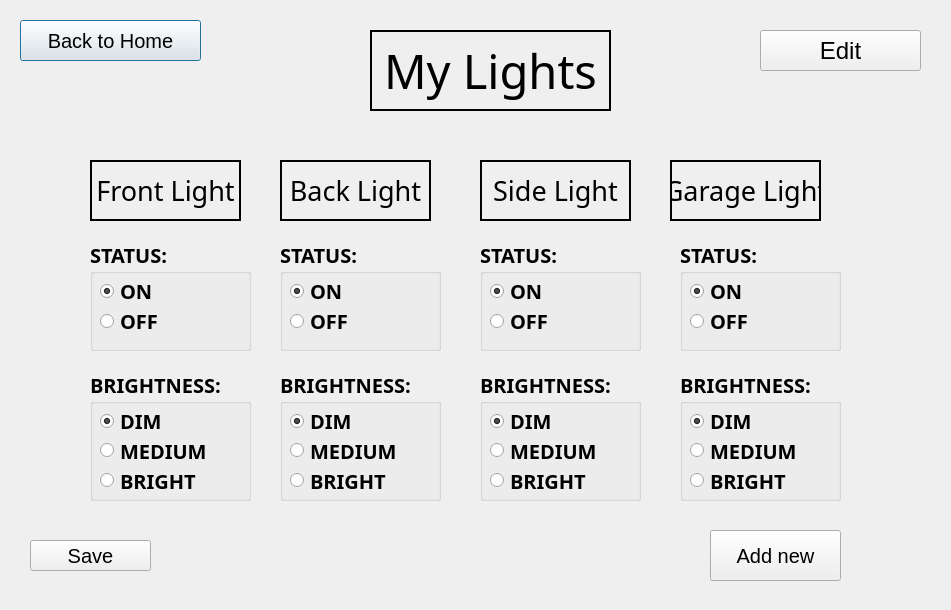
<?xml version="1.0" encoding="UTF-8"?>
<ui version="4.0">
 <class>LightsDialog</class>
 <widget class="QDialog" name="LightsDialog">
  <property name="geometry">
   <rect>
    <x>0</x>
    <y>0</y>
    <width>951</width>
    <height>610</height>
   </rect>
  </property>
  <property name="windowTitle">
   <string>Dialog</string>
  </property>
  <widget class="QGroupBox" name="groupBox_5">
   <property name="geometry">
    <rect>
     <x>280</x>
     <y>240</y>
     <width>161</width>
     <height>111</height>
    </rect>
   </property>
   <property name="font">
    <font>
     <family>Perpetua</family>
     <pointsize>15</pointsize>
     <bold>true</bold>
    </font>
   </property>
   <property name="title">
    <string>STATUS:</string>
   </property>
   <widget class="QRadioButton" name="BackL_ON">
    <property name="geometry">
     <rect>
      <x>10</x>
      <y>40</y>
      <width>91</width>
      <height>22</height>
     </rect>
    </property>
    <property name="text">
     <string>ON</string>
    </property>
    <property name="checked">
     <bool>true</bool>
    </property>
   </widget>
   <widget class="QRadioButton" name="BackL_OFF">
    <property name="geometry">
     <rect>
      <x>10</x>
      <y>70</y>
      <width>91</width>
      <height>22</height>
     </rect>
    </property>
    <property name="text">
     <string>OFF</string>
    </property>
   </widget>
  </widget>
  <widget class="QLabel" name="label">
   <property name="geometry">
    <rect>
     <x>370</x>
     <y>30</y>
     <width>241</width>
     <height>81</height>
    </rect>
   </property>
   <property name="font">
    <font>
     <family>Perpetua</family>
     <pointsize>35</pointsize>
    </font>
   </property>
   <property name="frameShape">
    <enum>QFrame::WinPanel</enum>
   </property>
   <property name="text">
    <string>My Lights</string>
   </property>
   <property name="alignment">
    <set>Qt::AlignCenter</set>
   </property>
  </widget>
  <widget class="QPushButton" name="pushButton_BackHome">
   <property name="geometry">
    <rect>
     <x>20</x>
     <y>20</y>
     <width>181</width>
     <height>41</height>
    </rect>
   </property>
   <property name="font">
    <font>
     <pointsize>15</pointsize>
    </font>
   </property>
   <property name="text">
    <string>Back to Home</string>
   </property>
  </widget>
  <widget class="QPushButton" name="pushButton">
   <property name="geometry">
    <rect>
     <x>710</x>
     <y>530</y>
     <width>131</width>
     <height>51</height>
    </rect>
   </property>
   <property name="font">
    <font>
     <pointsize>15</pointsize>
    </font>
   </property>
   <property name="text">
    <string>Add new</string>
   </property>
  </widget>
  <widget class="QGroupBox" name="groupBox_9">
   <property name="geometry">
    <rect>
     <x>680</x>
     <y>240</y>
     <width>161</width>
     <height>111</height>
    </rect>
   </property>
   <property name="font">
    <font>
     <family>Perpetua</family>
     <pointsize>15</pointsize>
     <bold>true</bold>
    </font>
   </property>
   <property name="title">
    <string>STATUS:</string>
   </property>
   <widget class="QRadioButton" name="GarageL_ON">
    <property name="geometry">
     <rect>
      <x>10</x>
      <y>40</y>
      <width>91</width>
      <height>22</height>
     </rect>
    </property>
    <property name="text">
     <string>ON</string>
    </property>
    <property name="checked">
     <bool>true</bool>
    </property>
   </widget>
   <widget class="QRadioButton" name="GarageL_OFF">
    <property name="geometry">
     <rect>
      <x>10</x>
      <y>70</y>
      <width>91</width>
      <height>22</height>
     </rect>
    </property>
    <property name="text">
     <string>OFF</string>
    </property>
   </widget>
  </widget>
  <widget class="QGroupBox" name="groupBox_8">
   <property name="geometry">
    <rect>
     <x>480</x>
     <y>370</y>
     <width>161</width>
     <height>131</height>
    </rect>
   </property>
   <property name="font">
    <font>
     <family>Perpetua</family>
     <pointsize>15</pointsize>
     <bold>true</bold>
    </font>
   </property>
   <property name="title">
    <string>BRIGHTNESS:</string>
   </property>
   <widget class="QRadioButton" name="radioButton_LockSideDoor">
    <property name="geometry">
     <rect>
      <x>10</x>
      <y>40</y>
      <width>91</width>
      <height>22</height>
     </rect>
    </property>
    <property name="text">
     <string>DIM</string>
    </property>
    <property name="checked">
     <bool>true</bool>
    </property>
   </widget>
   <widget class="QRadioButton" name="radioButton_UnlockSideDoor">
    <property name="geometry">
     <rect>
      <x>10</x>
      <y>70</y>
      <width>141</width>
      <height>21</height>
     </rect>
    </property>
    <property name="text">
     <string>MEDIUM</string>
    </property>
   </widget>
   <widget class="QRadioButton" name="radioButton_UnlockBackDoor_3">
    <property name="geometry">
     <rect>
      <x>10</x>
      <y>100</y>
      <width>141</width>
      <height>21</height>
     </rect>
    </property>
    <property name="text">
     <string>BRIGHT</string>
    </property>
   </widget>
  </widget>
  <widget class="QLabel" name="label_2">
   <property name="geometry">
    <rect>
     <x>90</x>
     <y>160</y>
     <width>151</width>
     <height>61</height>
    </rect>
   </property>
   <property name="font">
    <font>
     <family>Perpetua</family>
     <pointsize>20</pointsize>
    </font>
   </property>
   <property name="frameShape">
    <enum>QFrame::WinPanel</enum>
   </property>
   <property name="text">
    <string>Front Light</string>
   </property>
   <property name="alignment">
    <set>Qt::AlignCenter</set>
   </property>
  </widget>
  <widget class="QGroupBox" name="groupBox_3">
   <property name="geometry">
    <rect>
     <x>90</x>
     <y>240</y>
     <width>161</width>
     <height>111</height>
    </rect>
   </property>
   <property name="font">
    <font>
     <family>Perpetua</family>
     <pointsize>15</pointsize>
     <bold>true</bold>
    </font>
   </property>
   <property name="title">
    <string>STATUS:</string>
   </property>
   <widget class="QRadioButton" name="FrontL_ON">
    <property name="geometry">
     <rect>
      <x>10</x>
      <y>40</y>
      <width>91</width>
      <height>22</height>
     </rect>
    </property>
    <property name="text">
     <string>ON</string>
    </property>
    <property name="checked">
     <bool>true</bool>
    </property>
   </widget>
   <widget class="QRadioButton" name="FrontL_OFF">
    <property name="geometry">
     <rect>
      <x>10</x>
      <y>70</y>
      <width>91</width>
      <height>22</height>
     </rect>
    </property>
    <property name="text">
     <string>OFF</string>
    </property>
   </widget>
  </widget>
  <widget class="QGroupBox" name="groupBox_10">
   <property name="geometry">
    <rect>
     <x>680</x>
     <y>370</y>
     <width>161</width>
     <height>131</height>
    </rect>
   </property>
   <property name="font">
    <font>
     <family>Perpetua</family>
     <pointsize>15</pointsize>
     <bold>true</bold>
    </font>
   </property>
   <property name="title">
    <string>BRIGHTNESS:</string>
   </property>
   <widget class="QRadioButton" name="radioButton_LockGarage">
    <property name="geometry">
     <rect>
      <x>10</x>
      <y>40</y>
      <width>91</width>
      <height>22</height>
     </rect>
    </property>
    <property name="text">
     <string>DIM</string>
    </property>
    <property name="checked">
     <bool>true</bool>
    </property>
   </widget>
   <widget class="QRadioButton" name="radioButton_UnlockGarage">
    <property name="geometry">
     <rect>
      <x>10</x>
      <y>70</y>
      <width>141</width>
      <height>21</height>
     </rect>
    </property>
    <property name="text">
     <string>MEDIUM</string>
    </property>
   </widget>
   <widget class="QRadioButton" name="radioButton_UnlockBackDoor_4">
    <property name="geometry">
     <rect>
      <x>10</x>
      <y>100</y>
      <width>141</width>
      <height>21</height>
     </rect>
    </property>
    <property name="text">
     <string>BRIGHT</string>
    </property>
   </widget>
  </widget>
  <widget class="QLabel" name="label_3">
   <property name="geometry">
    <rect>
     <x>280</x>
     <y>160</y>
     <width>151</width>
     <height>61</height>
    </rect>
   </property>
   <property name="font">
    <font>
     <family>Perpetua</family>
     <pointsize>20</pointsize>
    </font>
   </property>
   <property name="frameShape">
    <enum>QFrame::WinPanel</enum>
   </property>
   <property name="text">
    <string>Back Light</string>
   </property>
   <property name="alignment">
    <set>Qt::AlignCenter</set>
   </property>
  </widget>
  <widget class="QGroupBox" name="groupBox_6">
   <property name="geometry">
    <rect>
     <x>280</x>
     <y>370</y>
     <width>161</width>
     <height>131</height>
    </rect>
   </property>
   <property name="font">
    <font>
     <family>Perpetua</family>
     <pointsize>15</pointsize>
     <bold>true</bold>
    </font>
   </property>
   <property name="title">
    <string>BRIGHTNESS:</string>
   </property>
   <widget class="QRadioButton" name="radioButton_LockBackDoor">
    <property name="geometry">
     <rect>
      <x>10</x>
      <y>40</y>
      <width>91</width>
      <height>22</height>
     </rect>
    </property>
    <property name="text">
     <string>DIM</string>
    </property>
    <property name="checked">
     <bool>true</bool>
    </property>
   </widget>
   <widget class="QRadioButton" name="radioButton_UnlockBackDoor">
    <property name="geometry">
     <rect>
      <x>10</x>
      <y>70</y>
      <width>141</width>
      <height>21</height>
     </rect>
    </property>
    <property name="text">
     <string>MEDIUM</string>
    </property>
   </widget>
   <widget class="QRadioButton" name="radioButton_UnlockBackDoor_2">
    <property name="geometry">
     <rect>
      <x>10</x>
      <y>100</y>
      <width>141</width>
      <height>21</height>
     </rect>
    </property>
    <property name="text">
     <string>BRIGHT</string>
    </property>
   </widget>
  </widget>
  <widget class="QLabel" name="label_4">
   <property name="geometry">
    <rect>
     <x>480</x>
     <y>160</y>
     <width>151</width>
     <height>61</height>
    </rect>
   </property>
   <property name="font">
    <font>
     <family>Perpetua</family>
     <pointsize>20</pointsize>
    </font>
   </property>
   <property name="frameShape">
    <enum>QFrame::WinPanel</enum>
   </property>
   <property name="text">
    <string>Side Light</string>
   </property>
   <property name="alignment">
    <set>Qt::AlignCenter</set>
   </property>
  </widget>
  <widget class="QLabel" name="label_5">
   <property name="geometry">
    <rect>
     <x>670</x>
     <y>160</y>
     <width>151</width>
     <height>61</height>
    </rect>
   </property>
   <property name="font">
    <font>
     <family>Perpetua</family>
     <pointsize>20</pointsize>
    </font>
   </property>
   <property name="frameShape">
    <enum>QFrame::WinPanel</enum>
   </property>
   <property name="text">
    <string>Garage Light</string>
   </property>
   <property name="alignment">
    <set>Qt::AlignCenter</set>
   </property>
  </widget>
  <widget class="QGroupBox" name="groupBox_4">
   <property name="geometry">
    <rect>
     <x>90</x>
     <y>370</y>
     <width>161</width>
     <height>131</height>
    </rect>
   </property>
   <property name="font">
    <font>
     <family>Perpetua</family>
     <pointsize>15</pointsize>
     <bold>true</bold>
    </font>
   </property>
   <property name="title">
    <string>BRIGHTNESS:</string>
   </property>
   <widget class="QRadioButton" name="radioButton_LockFrontDoor">
    <property name="geometry">
     <rect>
      <x>10</x>
      <y>40</y>
      <width>91</width>
      <height>22</height>
     </rect>
    </property>
    <property name="text">
     <string>DIM</string>
    </property>
    <property name="checked">
     <bool>true</bool>
    </property>
   </widget>
   <widget class="QRadioButton" name="radioButton_UnlockFrontDoor">
    <property name="geometry">
     <rect>
      <x>10</x>
      <y>70</y>
      <width>141</width>
      <height>21</height>
     </rect>
    </property>
    <property name="text">
     <string>MEDIUM</string>
    </property>
   </widget>
   <widget class="QRadioButton" name="radioButton_UnlockFrontDoor_2">
    <property name="geometry">
     <rect>
      <x>10</x>
      <y>100</y>
      <width>141</width>
      <height>21</height>
     </rect>
    </property>
    <property name="text">
     <string>BRIGHT</string>
    </property>
   </widget>
  </widget>
  <widget class="QGroupBox" name="groupBox_7">
   <property name="geometry">
    <rect>
     <x>480</x>
     <y>240</y>
     <width>161</width>
     <height>111</height>
    </rect>
   </property>
   <property name="font">
    <font>
     <family>Perpetua</family>
     <pointsize>15</pointsize>
     <bold>true</bold>
    </font>
   </property>
   <property name="title">
    <string>STATUS:</string>
   </property>
   <widget class="QRadioButton" name="SideL_ON">
    <property name="geometry">
     <rect>
      <x>10</x>
      <y>40</y>
      <width>91</width>
      <height>22</height>
     </rect>
    </property>
    <property name="text">
     <string>ON</string>
    </property>
    <property name="checked">
     <bool>true</bool>
    </property>
   </widget>
   <widget class="QRadioButton" name="SideL_OFF">
    <property name="geometry">
     <rect>
      <x>10</x>
      <y>70</y>
      <width>91</width>
      <height>22</height>
     </rect>
    </property>
    <property name="text">
     <string>OFF</string>
    </property>
   </widget>
  </widget>
  <widget class="QPushButton" name="pushButton_Save">
   <property name="geometry">
    <rect>
     <x>30</x>
     <y>540</y>
     <width>121</width>
     <height>31</height>
    </rect>
   </property>
   <property name="font">
    <font>
     <pointsize>15</pointsize>
    </font>
   </property>
   <property name="text">
    <string>Save</string>
   </property>
  </widget>
  <widget class="QPushButton" name="Edit">
   <property name="geometry">
    <rect>
     <x>760</x>
     <y>30</y>
     <width>161</width>
     <height>41</height>
    </rect>
   </property>
   <property name="font">
    <font>
     <pointsize>18</pointsize>
    </font>
   </property>
   <property name="text">
    <string>Edit</string>
   </property>
  </widget>
 </widget>
 <resources/>
 <connections/>
</ui>
